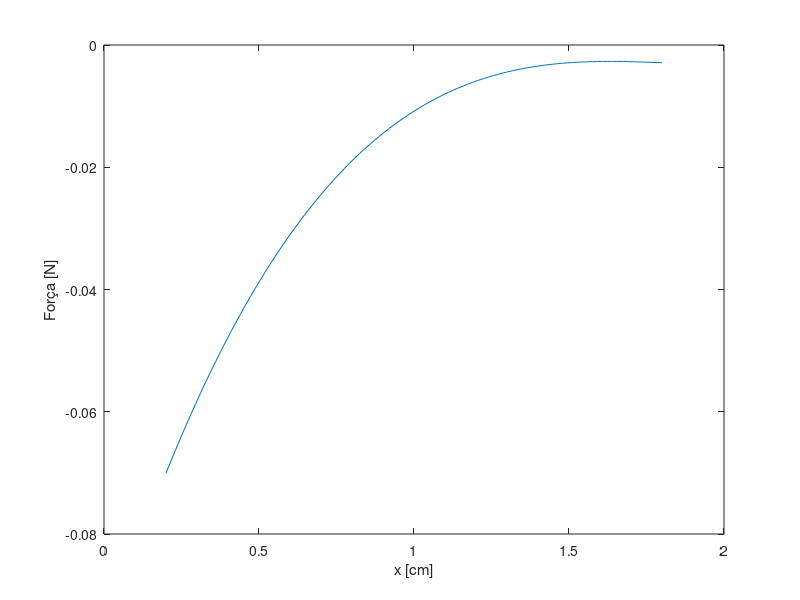

MATLAB code to generate this figure:
% A Tabela 3.1 contém dados de um experimento no qual a indutância de um solenoide foi medida em função da posição x, onde x = 0 corresponde a uma retração total do solenoide.

% Tabela 3.1 Dados para o Exemplo 3.3
% x [cm] 0 0,2 0,4 0,6 0,8 1,0 1,2 1,4 1,6 1,8 2,0
% L [mH] 2,8 2,26 1,78 1,52 1,34 1,26 1,20 1,16 1,13 1,11 1,10

% Plote a força do solenoide para uma corrente de 0,75 A em função da posição no intervalo 0,2 ≤ x ≤ 1,8 cm.

clc
clear

% Aqui estão os dados: x em cm, L em mH
xdata = [0 0.2 0.4 0.6 0.8 1.0 1.2 1.4 1.6 1.8 2.0];
Ldata = [2.8 2.26 1.78 1.52 1.34 1.26 1.20 1.16 1.13 1.11 1.10];

% Converta para unidades SI
x = xdata*1.e-2;
L = Ldata*1.e-3;
len = length(x);
xmax = x(len);

% Use polyfit para realizar um ajuste de quarta ordem de
% L em função de x. Armazene os coeficientes polinomiais em
% um vetor a. O ajuste será da forma:
%
% Lfit = a(1)*x^4 + a(2)*x^3 + a(3)*x^2 + a(4)*x + a(5);
%
a = polyfit(x,L,4);

% Vamos conferir o ajuste
n = 1:101;
xfit = xmax*(n-1)/100;
Lfit = a(1)*xfit.^4 + a(2)*xfit.^3 + a(3)*xfit.^2 + a(4)*xfit + a(5);

% Plote os dados e em seguida o ajuste para comparação
% (converta xfit para cm e Lfit para mH)
plot(xdata,Ldata,'*')
hold
plot(xfit*100,Lfit*1000)
hold
xlabel('x [cm]')
ylabel('L [mH]')
fprintf('\n Pausa. Aperte qualquer tecla para plotar a força.\n')
pause;

% Agora plote a força. A força será dada
%
% i^2 dL i^2
% --- * ---- = --- ( 4*a(1)*x^3 + 3*a(2)*x^2+ 2*a(3)*x + a(4))
% 2 dx 2

% Inicialize a corrente com 0,75 A
I = 0.75;
n = 1:101;
xfit = 0.002 + .016*(n-1)/100;
F = 4*a(1)*xfit.^3 + 3* a(2)*xfit.^2 + 2*a(3)*xfit + a(4);
F = (I^2/2)*F;
plot(xfit*100,F)
xlabel('x [cm]')
ylabel('Força [N]')